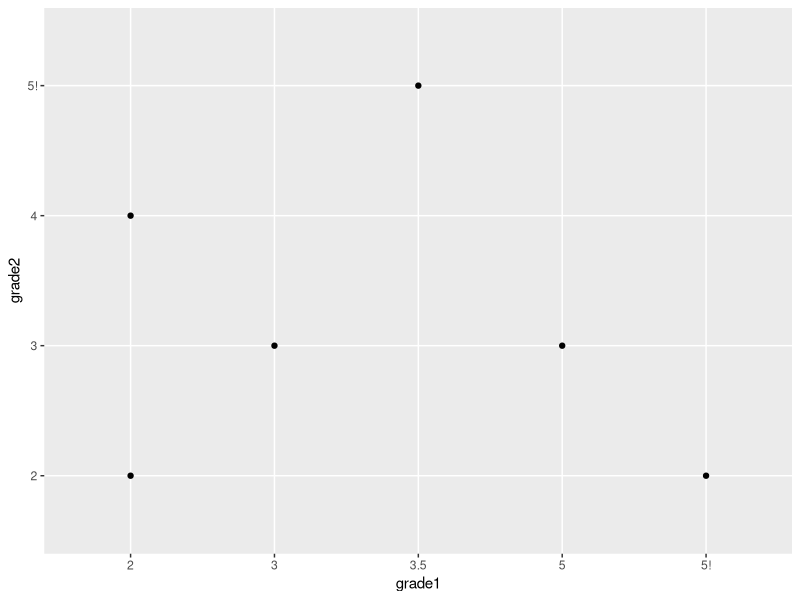

Write the R code that produced this figure.
## ---- chunk 1
library(dplyr)
get_comparison_points <- function(group1, group2) {
  data.frame(grade1=c("2", "5", "2", "3", "5!", "3.5"), grade2=c("2", "3", "4", "3", "2", "5!"))
}

group1 = c("WPI", "WPF")
group2 = c("PMAT")

library(ggplot2)
library(ggrepel)
points <- get_comparison_points(group1, group2)
## ---- chunk 2
ggplot(points, aes(x=grade1, y=grade2)) + geom_point()
